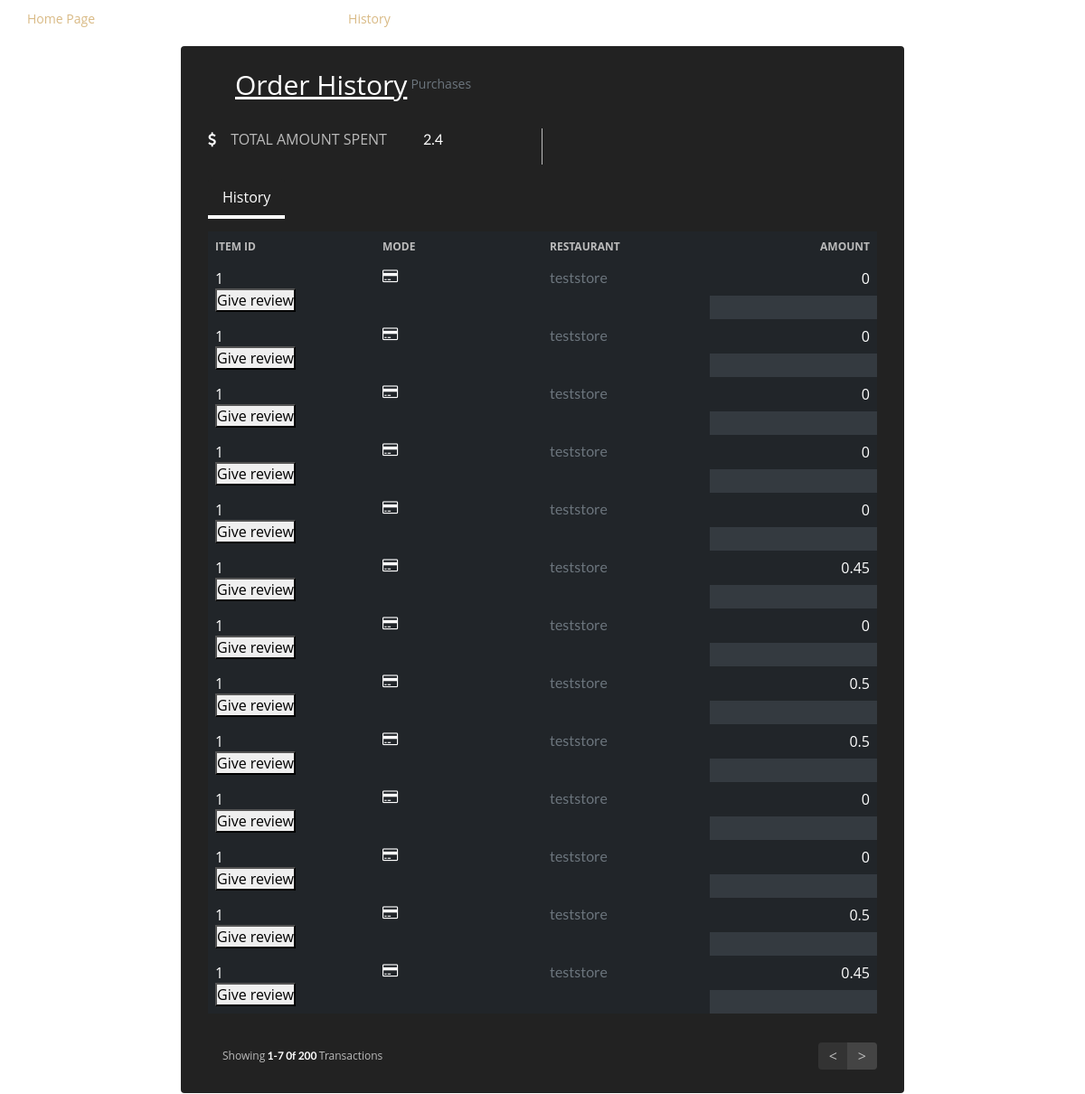
/buyHistory (signed in), run on the app's committed database.
### app/models.py (models this page shows)
class Orders(db.Model):
    ohash = db.Column(db.Integer,primary_key=True, autoincrement=True)
    cid = db.Column(db.Integer, db.ForeignKey('customer.cid'), nullable=False)
    rid = db.Column(db.Integer, db.ForeignKey('restadmin.rid'), nullable=False)
    items = db.Column(db.String(250), nullable=False)
    tprice=db.Column(db.Integer, nullable=False)
    payment = db.Column(db.String(20), nullable=False)
    month1 = db.Column(db.Integer, nullable=False)
    rname = db.Column(db.String(250),nullable=False)

### app/views.py (the view)
@app.route("/buyHistory")
def buyHistory():
    if not session.get('cmail'):
        return redirect(request.url_root)
    cmail=session['cmail']
    customer = Customer.query.filter(Customer.cmail == cmail).first()
    cid=customer.cid
    myorders = Orders.query.filter(Orders.cid == cid).all()
    print(myorders)
    totalprice = 0
    for o in myorders:
        print(o.payment)
    for i in myorders:
        totalprice += i.tprice
    return render_template("buyhistory.html", cusname=customer.cname, myorder=myorders, totalprice=round(totalprice,2))

### app/views.py (called while the page is built)
@app.before_request
def make_session_permanent():
    session.permanent = True
    app.permanent_session_lifetime = timedelta(minutes=10)

### app/templates/buyhistory.html (shortened to what this page needs)
<html lang="en">
<head>
    <link rel="stylesheet" href="../static/buyhistory.css">
    <link rel="stylesheet" href="https://stackpath.bootstrapcdn.com/bootstrap/4.4.1/css/bootstrap.min.css">
    <link rel="stylesheet" href="https://stackpath.bootstrapcdn.com/bootstrap/4.4.1/js/bootstrap.bundle.min.js">
    <link rel="stylesheet" href="https://cdnjs.cloudflare.com/ajax/libs/font-awesome/4.7.0/css/font-awesome.min.css">
    <link rel="stylesheet" href="https://cdnjs.cloudflare.com/ajax/libs/jquery/3.2.1/jquery.min.js">
    <link rel="stylesheet" type="text/css"  href="../static/assets/vendor/bootstrap/css/bootstrap.css">
    <link href="../static/landingPage.css" rel="stylesheet">
</head>
<body>
    <nav id="navbar" class="navbar order-last order-lg-0">
        <ul>
          <li><a class="nav-link scrollto" href="user-landing">Home Page</a></li>
          <li><a class="nav-link scrollto" href="#" onclick="openForm()">Donate</a></li>
          <li><a class="nav-link scrollto" href="user-landing#menu">Restraunts</a></li>
          <li><a href="/userprofile" class="nav-link scrollto">Profile</a></li>
          <li><a href="/buyHistory" class="nav-link scrollto active">History</a></li>
          <li><a href="/logout" class="nav-link scrollto">Log out</a></li>
        </ul>
      </nav>
    <div class="wrapper rounded">
        <nav class="navbar navbar-expand-lg navbar-dark dark d-lg-flex align-items-lg-start"> <a class="navbar-brand" href="#"><u>Order History</u><p class="text-muted pl-1">Purchases</p> </a>
        </nav>
        <div class="row mt-2 pt-2">
            <div class="col-md-6" id="income">
                <div class="d-flex justify-content-start align-items-center">
                    <p class="fa fa-dollar" style="color: white;"></p>
                    <p class="text mx-3">TOTAL AMOUNT SPENT</p>
                    <p class="text-white ml-4 money" id="tprice">{{totalprice}}</p>
                </div>
            </div>
            <div class="col-md-6">
            </div>
        </div>
        <div class="d-flex justify-content-between align-items-center mt-3">
            <ul class="nav nav-tabs w-75">
                <li class="nav-item"> <a class="nav-link active" href="#history">History</a> </li>
            </ul>
        </div>
        <div class="table-responsive mt-3">
            <table class="table table-dark table-borderless">
                <thead>
                    <tr>
                        <th scope="col">Item ID</th>
                        <th scope="col">Mode</th>
                        <th scope="col">Restaurant</th>
                        <th scope="col" class="text-right">Amount</th>
                    </tr>
                </thead>
                <tbody>
                    {% for i in myorder %}
                    <tr>
                            <td scope="row"> {{i.items}}  <form action="/givereview" method="POST">
                                <input type="hidden" name="rname" id="" value="{{i.rname}}"><button type="submit">Give review</button></form></td>
                            <td><span id="paym" class="fa fa-credit-card"></span></td>
                            <td class="text-muted">{{i.rname}}</td>
                            <td class="d-flex justify-content-end align-items-center" id="totalprice1">{{i.tprice}}</td>
                    </tr>
                    {% endfor %}
                </tbody>
            </table>
        </div>
        <div class="d-flex justify-content-between align-items-center results"> <span class="pl-md-3">Showing<b class="text-white"> 1-7 0f 200 </b> Transactions </span>
            <div class="pt-3">
                <nav aria-label="Page navigation example">
                    <ul class="pagination">
                        <li class="page-item disabled"> <a class="page-link" href="#" aria-label="Previous"> <span aria-hidden="true">&lt;</span> </a> </li>
                        <li class="page-item"> <a class="page-link" href="#" aria-label="Next"> <span aria-hidden="true">&gt;</span> </a> </li>
                    </ul>
                </nav>
            </div>
        </div>
    </div>
</body>
</html>

### app/static/buyhistory.css (style rules this page uses)
* { padding: 0; margin: 0; box-sizing: border-box }
body { background-color: #777; font-family: 'Poppins', sans-serif }
.wrapper { background-color: #222; min-height: 100px; max-width: 800px; margin: 10px auto; padding: 10px 30px }
.dark, .input:focus { background-color: #222 }
.navbar { padding: 0.5rem 0rem }
.navbar .navbar-brand { font-size: 30px }
#income { border-right: 1px solid #bbb }
.navbar-brand p { display: block; font-size: 14px; margin-bottom: 3px }
.text { color: #bbb }
.money { font-family: 'Lato', sans-serif }
.nav.nav-tabs { border: none }
.nav.nav-tabs .nav-item .nav-link { color: #bbb; border: none }
.nav.nav-tabs .nav-link.active { background-color: #222; border: none; color: #fff; border-bottom: 4px solid #fff }
table { table-layout: fixed ; width: 100% ; }
.table-dark { background-color: #222 }
.table thead th { text-transform: uppercase; color: #bbb; font-size: 12px }
.table thead th, .table td, .table th { border: none; overflow: auto auto }
tbody tr td.text-muted { font-family: 'Lato', sans-serif }
.results span { color: #bbb; font-size: 12px }
.results span b { font-family: 'Lato', sans-serif }
.pagination .page-item .page-link { background-color: #444; color: #fff; padding: 0.3rem .75rem; border: none; border-radius: 0 }
.pagination .page-item .page-link span { font-size: 16px }
.pagination .page-item.disabled .page-link { background-color: #333; color: #eee; cursor: crosshair }

### app/static/landingPage.css (style rules this page uses)
body { font-family: "Open Sans", sans-serif; background: #0c0b09; color: #fff; }
a { color: #cda45e; text-decoration: none; }
::placeholder { color:white; }
.navbar { padding: 0; }
.navbar ul { margin: 0; padding: 0; display: flex; list-style: none; align-items: center; }
.navbar li { position: relative; }
.navbar a, .navbar a:focus { display: flex; align-items: center; justify-content: space-between; padding: 10px 0 10px 30px; color: #fff; white-space: nowrap; transition: 0.3s; font-size: 14px; }
.navbar a:hover, .navbar .active, .navbar .active:focus, .navbar li:hover > a { color: #d9ba85; }

### app/templates/buyhistory.html (style rules this page uses)
body { background: url(https://github.com/ibrahimouachem/Royal-Burger/blob/master/CSS/bg.png?raw=true); }

### data on the page
Orders: items "1", rname "teststore", tprice "0"
Orders: items "1", rname "teststore", tprice "0"
Orders: items "1", rname "teststore", tprice "0"
Orders: items "1", rname "teststore", tprice "0"
Orders: items "1", rname "teststore", tprice "0"
Orders: items "1", rname "teststore", tprice "0.45"
Orders: items "1", rname "teststore", tprice "0"
Orders: items "1", rname "teststore", tprice "0.5"
Orders: items "1", rname "teststore", tprice "0.5"
Orders: items "1", rname "teststore", tprice "0"
Orders: items "1", rname "teststore", tprice "0"
Orders: items "1", rname "teststore", tprice "0.5"
Orders: items "1", rname "teststore", tprice "0.45"

### other printed values
{{ totalprice }} "2.4"
